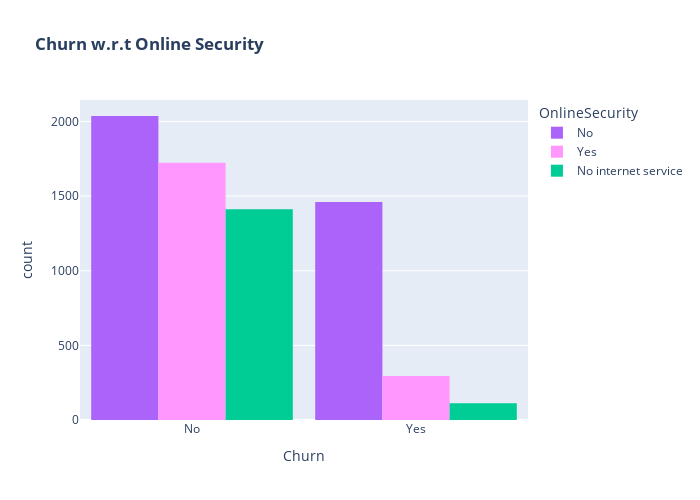

Notebook code cell kept with this figure:
### Markdown cell above
**No:**
  - (1461/3497)×100 = 41.77

**No internet service:**
   - (113/1520)×100≈7.43

**Yes:**
   - (295/2015)×100≈14.64


Customers without Online Security are more likely to leave. About 42 out of 100 of them churn, compared to only 15 out of 100 of those with Online Security.

### Code cell
color_map = {"Yes": "#FF97FF", "No": "#AB63FA"}
fig = px.histogram(df, x="Churn", color="OnlineSecurity", barmode="group", title="<b>Churn w.r.t Online Security</b>", color_discrete_map=color_map)
fig.update_layout(width=700, height=500, bargap=0.1)
fig.show()

### Figure 1 — Plotly figure (JSON) as saved in the notebook; plotly's stock layout.template omitted (floating-point values rounded to 4 significant figures; data arrays with more than 128 entries replaced by an {"elided": "..."} marker saying what was removed)
{"data": [{"alignmentgroup": "True", "bingroup": "x", "hovertemplate": "OnlineSecurity=No<br>Churn=%{x}<br>count=%{y}<extra></extra>", "legendgroup": "No", "marker": {"color": "#AB63FA", "pattern": {"shape": ""}}, "name": "No", "offsetgroup": "No", "orientation": "v", "showlegend": true, "type": "histogram", "x": {"elided": "3498 str values"}, "xaxis": "x", "yaxis": "y"}, {"alignmentgroup": "True", "bingroup": "x", "hovertemplate": "OnlineSecurity=Yes<br>Churn=%{x}<br>count=%{y}<extra></extra>", "legendgroup": "Yes", "marker": {"color": "#FF97FF", "pattern": {"shape": ""}}, "name": "Yes", "offsetgroup": "Yes", "orientation": "v", "showlegend": true, "type": "histogram", "x": {"elided": "2019 str values"}, "xaxis": "x", "yaxis": "y"}, {"alignmentgroup": "True", "bingroup": "x", "hovertemplate": "OnlineSecurity=No internet service<br>Churn=%{x}<br>count=%{y}<extra></extra>", "legendgroup": "No internet service", "marker": {"color": "#00cc96", "pattern": {"shape": ""}}, "name": "No internet service", "offsetgroup": "No internet service", "orientation": "v", "showlegend": true, "type": "histogram", "x": {"elided": "1526 str values"}, "xaxis": "x", "yaxis": "y"}], "layout": {"bargap": 0.1, "barmode": "group", "height": 500, "legend": {"title": {"text": "OnlineSecurity"}, "tracegroupgap": 0}, "title": {"text": "<b>Churn w.r.t Online Security</b>"}, "width": 700, "xaxis": {"anchor": "y", "domain": [0, 1], "title": {"text": "Churn"}}, "yaxis": {"anchor": "x", "domain": [0, 1], "title": {"text": "count"}}}}
